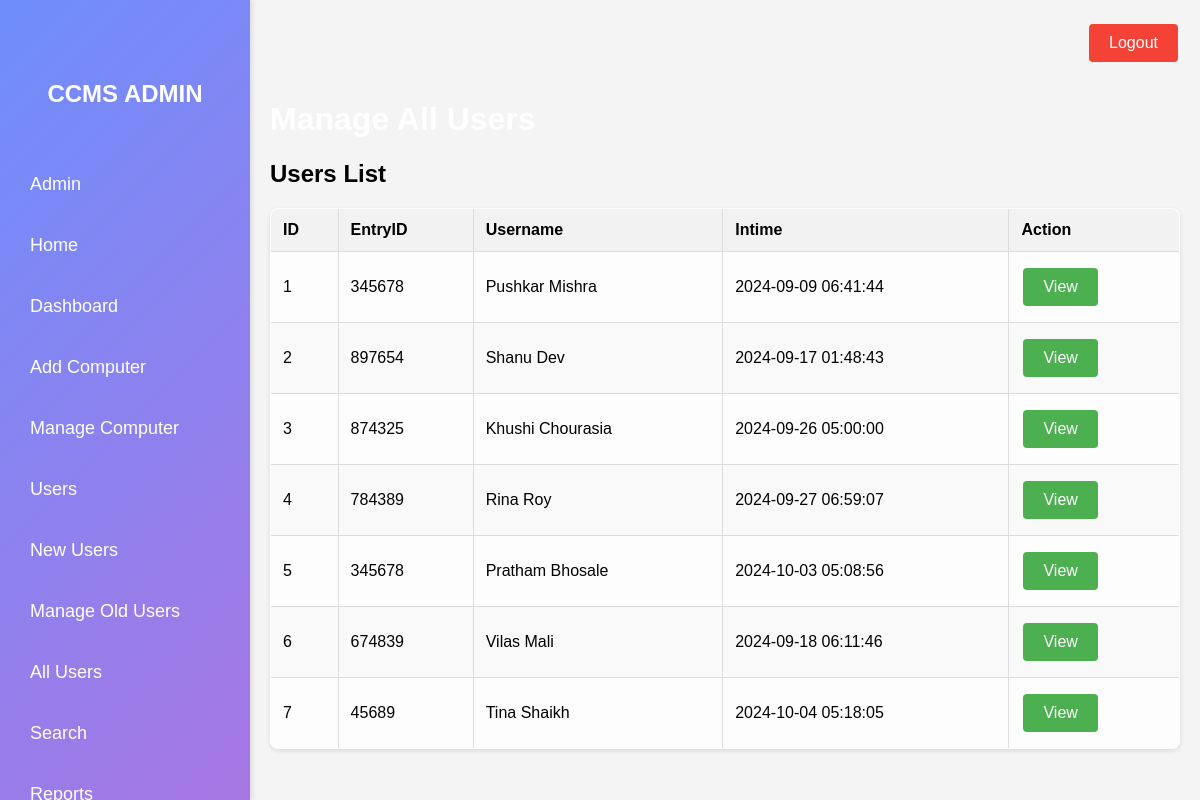
Screenshot of /all_users.php with the database file from the repository.
### tables this page shows
CREATE TABLE `users` (
  `ID` int(10) DEFAULT NULL,
  `EntryID` varchar(20) DEFAULT NULL,
  `username` varchar(120) DEFAULT NULL,
  `useraddr` varchar(200) DEFAULT NULL,
  `mobile_number` bigint(10) DEFAULT NULL,
  `email` varchar(200) DEFAULT NULL,
  `computer_name` varchar(120) NOT NULL,
  `IDproof` varchar(120) NOT NULL,
  `intime` timestamp NULL DEFAULT NULL ON UPDATE current_timestamp(),
  `out_time` timestamp NULL DEFAULT NULL ON UPDATE current_timestamp(),
  `fees` varchar(120) DEFAULT NULL,
  `remark` varchar(20) DEFAULT NULL,
  `status` varchar(120) NOT NULL,
  `updation_date` timestamp NULL DEFAULT NULL ON UPDATE current_timestamp()
);

### all_users.php (the view, shortened to what this page needs)
<!DOCTYPE html>
<html lang="en">
<head>
</head>
<body>
    <div class="sidebar">
        <h2>CCMS ADMIN</h2>
        <ul>
            <li><a href="admin.php">Admin</a></li>
            <li><a href="home.php">Home</a></li>
            <li><a href="dashboard.php">Dashboard</a></li>
            <li><a href="add_computer.php">Add Computer</a></li>
            <li><a href="manage_computer.php">Manage Computer</a></li>
            <li><a href="user_details.php">Users</a></li>
            <li><a href="newusers.php">New Users</a></li>
            <li><a href="manage_oldusers.php">Manage Old Users</a></li>
            <li><a href="all_users.php">All Users</a></li>
            <li><a href="search.php">Search</a></li>
            <li><a href="reports.php">Reports</a></li>
        </ul>
    </div>
    <div class="main-content">
        <button class="logout-button" onclick="window.location.href='login.php';">Logout</button>
        <h1>Manage All Users</h1>
        <h2>Users List</h2>
        <table>
            <thead>
                <tr>
                    <th>ID</th>
                    <th>EntryID</th>
                    <th>Username</th>
                    <th>Intime</th>
                    <th>Action</th>
                </tr>
            </thead>
            <tbody>
                <?php
                $servername = "localhost";
                $username = "root";
                $password = "";
                $dbname = "ccm";
                $conn = new mysqli($servername, $username, $password, $dbname);
                $sql = "SELECT ID, EntryID, username, intime FROM users";
                $result = $conn->query($sql);
                if ($result->num_rows > 0) {
                    $row_count = 0;
                    while($row = $result->fetch_assoc()) {
                        $row_count++;
                        $link = "userdetail" . $row_count . ".php";
                        echo "<tr>
                                <td>{$row['ID']}</td>
                                <td>{$row['EntryID']}</td>
                                <td>{$row['username']}</td>
                                <td>{$row['intime']}</td>
                                <td><a href='{$link}'><button>View</button></a></td>
                              </tr>";
                    }
                } else {
                    echo "<tr><td colspan='5' class='no-users'>No users found</td></tr>";
                }
                ?>
            </tbody>
        </table>
    </div>
</body>
</html>

### all_users.php (style rules this page uses)
body { font-family: Arial, sans-serif; background-color: #f4f4f4; margin: 0; padding: 0; display: flex; background-image: url('https://us.123rf.com/450wm/ohishi/ohishi1801/ohishi180100002/93767870-games-computer-online-in-internet-cafe.jpg'); background-size: cover; background-repeat: no-repeat; background-attachment: fixed; }
h1 { color: white; }
.sidebar { width: 250px; background: linear-gradient(135deg, #6e8efb, #a777e3); color: #fff; padding: 20px; height: 100vh; box-shadow: 2px 0 5px rgba(0, 0, 0, 0.1); display: flex; flex-direction: column; justify-content: space-between; position: fixed; top: 0; margin-top: 0; padding-top: 60px; box-sizing: border-box; }
.sidebar h2 { text-align: center; margin-bottom: 20px; font-size: 24px; font-weight: bold; }
.sidebar ul { list-style: none; padding: 0; }
.sidebar ul li { margin: 20px 0; }
.sidebar ul li a { color: #fff; text-decoration: none; font-size: 18px; display: block; padding: 10px; border-radius: 8px; transition: background 0.3s; }
.logout-button { position: absolute; top: 20px; right: 20px; background-color: #f44336; color: white; border: none; padding: 10px 20px; text-align: center; text-decoration: none; font-size: 16px; cursor: pointer; border-radius: 4px; transition: background-color 0.3s; z-index: 10; }
.main-content { flex-grow: 1; padding: 20px; margin-left: 250px; margin-top: 60px; box-sizing: border-box; }
table { width: 100%; border-collapse: collapse; margin-top: 20px; background-color: rgba(255, 255, 255, 0.8); border-radius: 8px; overflow: hidden; box-shadow: 0 2px 5px rgba(0, 0, 0, 0.1); }
table, th, td { border: 1px solid #ddd; }
th, td { padding: 12px; text-align: left; }
th { background-color: #f2f2f2; font-weight: bold; }
tr:nth-child(even) { background-color: #f9f9f9; }
button { background-color: #4CAF50; color: white; border: none; padding: 10px 20px; text-align: center; text-decoration: none; display: inline-block; font-size: 16px; margin: 4px 2px; cursor: pointer; border-radius: 4px; transition: background-color 0.3s; }

### rows the page displays
users: ID "1", EntryID "345678", username "Pushkar Mishra", intime "2024-09-09 06:41:44"
users: ID "2", EntryID "897654", username "Shanu Dev", intime "2024-09-17 01:48:43"
users: ID "3", EntryID "874325", username "Khushi Chourasia", intime "2024-09-26 05:00:00"
users: ID "4", EntryID "784389", username "Rina Roy", intime "2024-09-27 06:59:07"
users: ID "5", EntryID "345678", username "Pratham Bhosale", intime "2024-10-03 05:08:56"
users: ID "6", EntryID "674839", username "Vilas Mali", intime "2024-09-18 06:11:46"
users: ID "7", EntryID "45689", username "Tina Shaikh", intime "2024-10-04 05:18:05"
